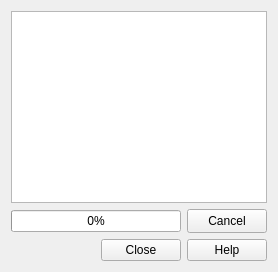
      <widget class="QWidget" name="pg_log_exc_rain">
       <attribute name="title">
        <string>Log</string>
       </attribute>
       <layout class="QGridLayout" name="gridLayout_15">
        <item row="0" column="0">
         <layout class="QGridLayout" name="gridLayout_2">
          <item row="0" column="0">
           <widget class="QTextEdit" name="te_logg">
            <property name="enabled">
             <bool>true</bool>
            </property>
            <property name="acceptDrops">
             <bool>true</bool>
            </property>
            <property name="html">
             <string>&lt;!DOCTYPE HTML PUBLIC &quot;-//W3C//DTD HTML 4.0//EN&quot; &quot;http://www.w3.org/TR/REC-html40/strict.dtd&quot;&gt;
&lt;html&gt;&lt;head&gt;&lt;meta name=&quot;qrichtext&quot; content=&quot;1&quot; /&gt;&lt;meta charset=&quot;utf-8&quot; /&gt;&lt;style type=&quot;text/css&quot;&gt;
p, li { white-space: pre-wrap; }
hr { height: 1px; border-width: 0; }
li.unchecked::marker { content: &quot;\2610&quot;; }
li.checked::marker { content: &quot;\2612&quot;; }
&lt;/style&gt;&lt;/head&gt;&lt;body style=&quot; font-family:'Segoe UI'; font-size:9pt; font-weight:400; font-style:normal;&quot;&gt;
&lt;p style=&quot;-qt-paragraph-type:empty; margin-top:0px; margin-bottom:0px; margin-left:0px; margin-right:0px; -qt-block-indent:0; text-indent:0px;&quot;&gt;&lt;br /&gt;&lt;/p&gt;&lt;/body&gt;&lt;/html&gt;</string>
            </property>
            <property name="textInteractionFlags">
             <set>Qt::TextSelectableByMouse</set>
            </property>
           </widget>
          </item>
          <item row="1" column="0">
           <layout class="QVBoxLayout" name="verticalLayout">
            <item>
             <layout class="QHBoxLayout" name="horizontalLayout">
              <item>
               <widget class="QProgressBar" name="progressBar">
                <property name="styleSheet">
                 <string notr="true"/>
                </property>
                <property name="value">
                 <number>0</number>
                </property>
               </widget>
              </item>
              <item>
               <widget class="QPushButton" name="btn_cancel_log">
                <property name="minimumSize">
                 <size>
                  <width>80</width>
                  <height>24</height>
                 </size>
                </property>
                <property name="maximumSize">
                 <size>
                  <width>80</width>
                  <height>24</height>
                 </size>
                </property>
                <property name="text">
                 <string>Cancel</string>
                </property>
               </widget>
              </item>
             </layout>
            </item>
            <item>
             <layout class="QHBoxLayout" name="horizontalLayout_2">
              <item>
               <spacer name="horizontalSpacer">
                <property name="orientation">
                 <enum>Qt::Horizontal</enum>
                </property>
                <property name="sizeHint" stdset="0">
                 <size>
                  <width>40</width>
                  <height>20</height>
                 </size>
                </property>
               </spacer>
              </item>
              <item alignment="Qt::AlignRight">
               <widget class="QPushButton" name="btn_close_log">
                <property name="text">
                 <string>Close</string>
                </property>
               </widget>
              </item>
              <item alignment="Qt::AlignRight">
               <widget class="QPushButton" name="btn_help_log">
                <property name="text">
                 <string>Help</string>
                </property>
               </widget>
              </item>
             </layout>
            </item>
           </layout>
          </item>
         </layout>
        </item>
       </layout>
      </widget>
